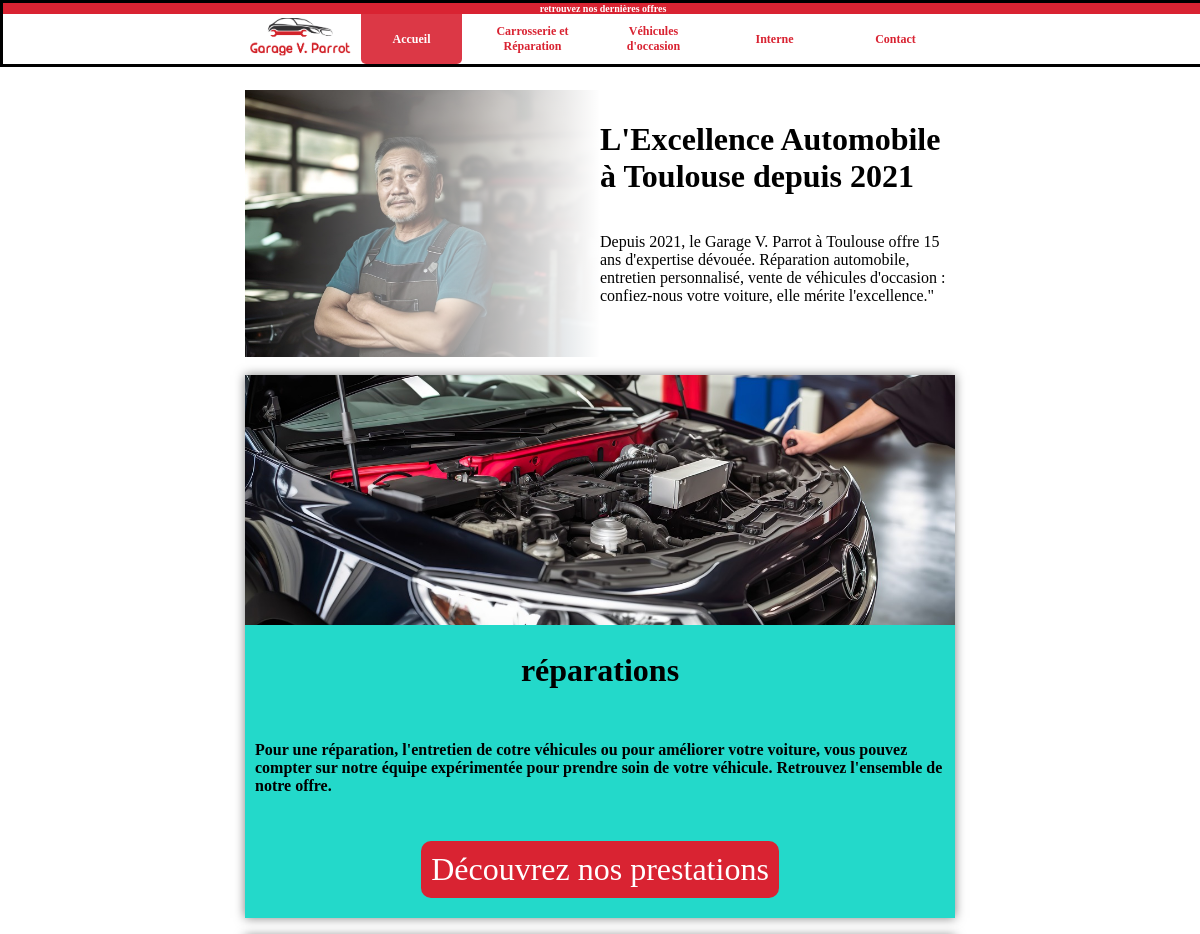
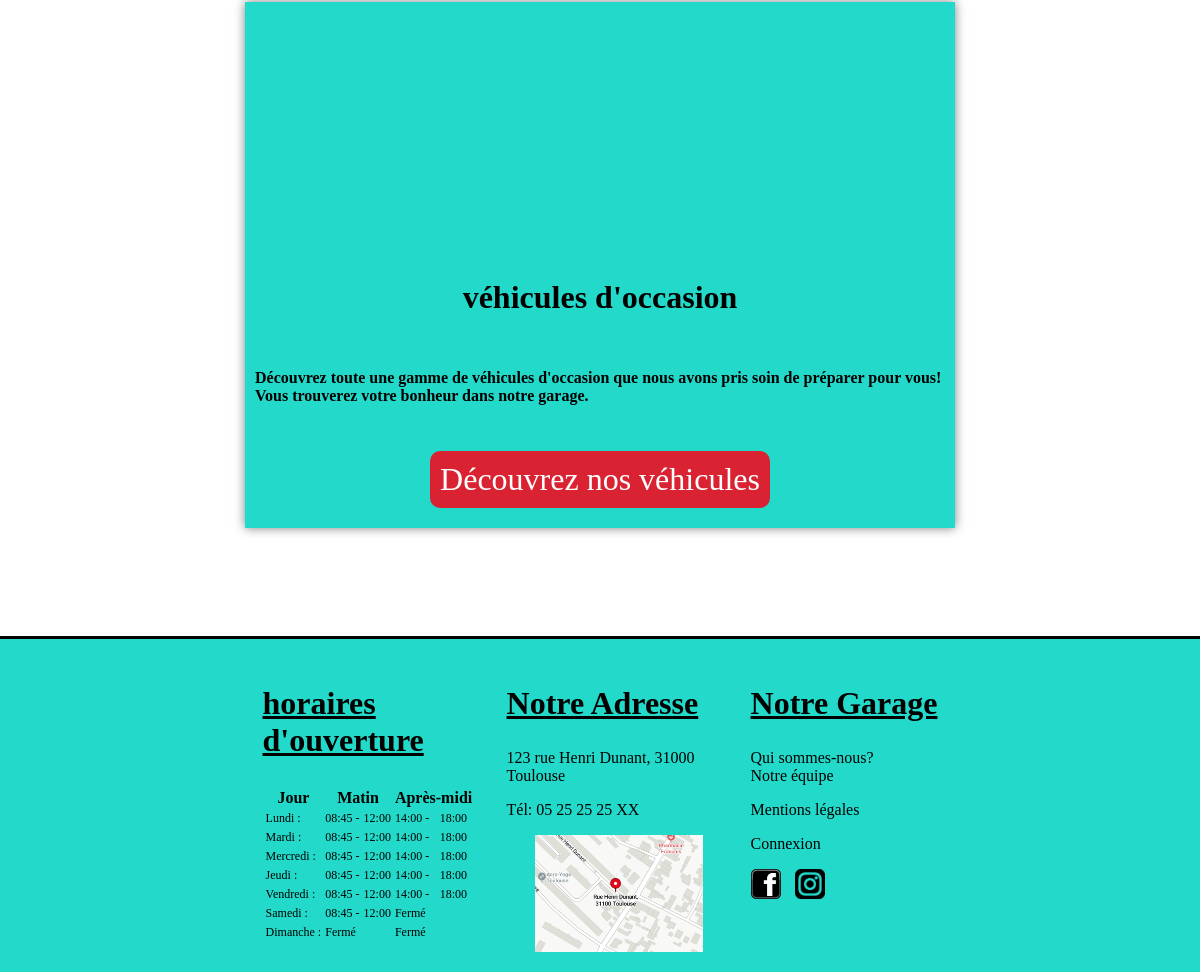
The page / on the database its author committed (2 pictures, top to bottom).
### tables this page shows
CREATE TABLE timetable (
  Id int(11) NOT NULL AUTO_INCREMENT PRIMARY KEY,
  Jour varchar(255) NOT NULL,
  okam tinyint(1) NOT NULL,
  opentimeam time DEFAULT NULL,
  closetimeam time DEFAULT NULL,
  okpm tinyint(1) NOT NULL,
  opentimepm time DEFAULT NULL,
  closetimepm time DEFAULT NULL
);

### index.php (the view, shortened to what this page needs)
<!DOCTYPE html>
<html lang="en">
<head>
    <link rel="stylesheet" href="CSS/headerfooter.css">
    <link rel="stylesheet" href="style.css">
</head>
<body>
    <header>
        <div class="topbar">
            retrouvez nos dernières offres
        </div>
        <div class="container flex">
            <div>
                <img class="logoParrot" src="ressources/images/logogarageVParrot01.png" alt="logo garage V.Parrot">
            </div>
            <nav>
                <ul class="flex">
                    <li class="selectedPage"><a href="index.php"> Accueil </a></li>
                    <li><a href="pages/reparations.php"> Carrosserie et Réparation </a></li>
                    <li><a href="pages/occasion.php"> Véhicules d'occasion </a></li>
                    <li><a href="pages/interne.php"> Interne </a></li>
                    <li><a href="pages/contact.php">Contact</a></li>
                </ul>
            </nav>
        </div>
    </header>
    <main>
        <div class="herosection flex">
            <div class="heropic flex">
                <img src="ressources/images/responsableGarage.jpg" alt="M.Parrot responsable du garage">
            </div>
            <div class="column">
                <h1 class="herotitle">L'Excellence Automobile à Toulouse depuis 2021</h1>
                <div class="herotext flex">
                    <p>Depuis 2021, le Garage V. Parrot à Toulouse offre 15 ans d'expertise dévouée. Réparation
                        automobile, entretien personnalisé, vente de véhicules d'occasion : confiez-nous votre voiture,
                        elle
                        mérite l'excellence."</p>
                </div>
            </div>
        </div>
        <br>
        <div class="section flex">
        <div>
                <img src="ressources/images/garage01.jpg" alt="voiture et garagiste">
            </div>
            <h2>réparations</h2>
            <p>Pour une réparation, l'entretien de cotre véhicules ou pour améliorer votre voiture, vous pouvez compter sur notre équipe expérimentée pour prendre soin de votre véhicule.
                Retrouvez l'ensemble de notre offre.
            </p>
            <a href="pages/reparations.php" class="button-link">Découvrez nos prestations</a>
        </div>
        <br>
        <div class="section flex">
            <div>
            </div>
            <h2>véhicules d'occasion</h2>
            <p>Découvrez toute une gamme de véhicules d'occasion que nous avons pris soin de préparer pour vous! Vous trouverez votre bonheur dans notre garage.</p>
            <a href="pages/occasion.php"class="button-link">Découvrez nos véhicules</a>
        </div>
        <br>
    </main>
    <footer>
    <div class="footer-container flex">
        <div id="timetable" class="footer-col">
            <h2>horaires d'ouverture</h2>
            <table >
                <thead>
                    <tr>
                        <th>Jour</th>
                        <th colspan="2">Matin</th>
                        <th colspan="2">Après-midi</th>
            <?php
                try{
                    $horairespdo = new PDO('mysql:host='.$dbHost.';dbname='.$dbName, $dbUsername, $dbPassword);
                    foreach ($horairespdo->query('SELECT jour, okam, DATE_FORMAT(opentimeam, "%H:%i") as opentimeam, DATE_FORMAT(closetimeam, "%H:%i") as closetimeam, okpm, DATE_FORMAT(opentimepm, "%H:%i") as opentimepm, DATE_FORMAT(closetimepm, "%H:%i") as closetimepm FROM timetable', PDO::FETCH_ASSOC) as $dayopentime) {
                        echo '<tr>';
                        echo '<td>'.$dayopentime['jour'].' : '.'</td>';
                        echo '<td>';
                        if ($dayopentime['okam']!==0){
                            echo $dayopentime['opentimeam'].' -'.'</td>'.'<td>'.$dayopentime['closetimeam'];
                        } else{
                            echo 'Fermé'.'</td>'.'<td>';
                        }
                        echo '</td>';
                        echo '<td>';
                        if ($dayopentime['okpm']!==0){
                            echo $dayopentime['opentimepm'].' -'.'</td>'.'<td>'.$dayopentime['closetimepm'];
                        } else{
                            echo 'Fermé'.'</td>'.'<td>';
                        }
                        echo'</td>';
                        echo '</tr>';
                    }
                } catch (PDOException $e) {
                    echo 'erreur lors de la connexion';
                }
            ?>
            </table>
        </div>
        <div id="Garagemap" class="footer-col">
            <h2>Notre Adresse</h2>
            <p>123 rue Henri Dunant, 31000 Toulouse</p>
            <p>Tél: 05 25 25 25 XX</p>
            <div class="flex garage-map">
                <img src="ressources/images/plan_garage.png" alt="plan de la ville">
            </div>
        </div>
        <div class="footer-col">
            <h2>Notre Garage</h2>
            <ul>
                <li><a href="">Qui sommes-nous?</a></li>
                <li><a href="">Notre équipe</a></li>
                <li><a href="">
                    <p>Mentions légales
                </a></li>
                <li><a href="">
                    <p>Connexion
                </a></li>
            </ul>
            <div class="social-icons">
                <img src="ressources/images/facebook-logo.png" alt="logo facebook">
                <img src="ressources/images/instagram-logo.png" alt="logo Instagram">
            </div>
        </div>
    </div>
</footer>
</body>
</html>

### CSS/headerfooter.css (style rules this page uses)
body { color:black; font-family: tahoma; padding:0; margin:0; display:flex; flex-direction:column; min-height:100vh; }
.flex { display:flex; }
.logoParrot { max-width: 101px; }
.topbar { background-color: #D92332; color : white; font-size: 10px; width:100%; margin: 0; padding: 0; text-align: center; }
header { font-weight: bold; font-size: 12px; background-color: white; border-color: black; border-style: solid; position: fixed; width:100%; z-index: 1000; }
.container { color :#D92332; justify-content: center; align-items:center; width:100%; }
nav ul { list-style-type: none; padding:0; margin:0; height:50px; }
nav ul li { display: flex; margin:0 10px; width: 101px; text-align: center; justify-content: center; align-items: center; border-radius: 0 0 5px 5px; transition: 0.5s; }
nav ul li a { text-decoration: none; color:#D92332; }
.selectedPage { background-color: #D92332; border-style: 1px solid black; opacity: 0.9; }
.selectedPage a { color:white; }
footer { background-color: #23D9CA; padding-top: 20px; padding-bottom: 20px; border-top:solid black; margin-top: auto; }
.footer-container { justify-content: center; }
.footer-col { width: calc(33.33%-20px); max-width: 224px; margin-right: 20px; }
footer h2 { text-decoration: underline; }
.footer-col ul { list-style: none; padding-inline-start: 0; }
.footer-col ul li a { color:black; text-decoration: none; }
.footer-col:last-child { margin-right:0; }
.footer-col img { width:75%; align-items: center; }
.garage-map { justify-content: center; }
.social-icons img { width: 30px; margin-right:10px; }
#timetable td { white-space: nowrap; font-size:12px; max-width:100%; }

### style.css (style rules this page uses)
main { margin: 0 auto; padding-top: 90px; padding-bottom: 90px; display:flex; flex-direction:column; margin-right: auto; margin-left:auto; max-width: 710px; flex-grow:1; }
.herosection { flex-direction: row; }
.heropic { width: 50%; align-items: center; justify-content: center; overflow: hidden; position: relative; }
.heropic::after { content: ""; position: absolute; top: 0; right: 0; bottom: 0; left: 0; background: linear-gradient(to right, rgba(255, 255, 255, 0), rgba(255, 255, 255, 1)); }
.heropic img { max-width: 100%; height:100%; object-fit:cover; background: linear-gradient(to right, rgba(255, 255, 255, 0.7), rgba(255, 255, 255, 0)); }
.column { flex:1; padding-top: 10px; padding-bottom: 10px; }
.herotext { flex-direction: column; justify-content: center; }
.section { flex-direction: column; justify-content: center; align-items: center; background-color:#23D9CA; box-shadow: 0px 0px 10px 0px rgba(0, 0, 0, 0.5); }
.section div { width:100%; height: 250px; overflow:hidden; position:relative; }
.section div img { position:absolute; bottom:-100px; max-width:100%; height:auto; object-fit:cover; object-position:bottom; }
h2 { font-size: xx-large; }
.section p { font-weight: bold; padding: 10px; }
.section a { text-decoration: none; background-color:#D92332; margin: 20px; padding:10px; font-size: 32px; border-radius: 10px; color: white; }
footer { background-color: #23D9CA; padding-top: 20px; padding-bottom: 20px; border-top:solid black; margin-top: auto; }
.footer-container { justify-content: center; }
.footer-col { width: calc(33.33%-20px); max-width: 224px; margin-right: 20px; }
footer h2 { text-decoration: underline; }
.footer-col ul { list-style: none; padding-inline-start: 0; }
.footer-col ul li a { color:black; text-decoration: none; }
.footer-col:last-child { margin-right:0; }
.footer-col img { width:75%; align-items: center; }
.garage-map { justify-content: center; }
.social-icons img { width: 30px; margin-right:10px; }

### rows shown on the page
timetable: Jour "Lundi", opentimeam "08:45", closetimeam "12:00", opentimepm "14:00", closetimepm "18:00"
timetable: Jour "Mardi", opentimeam "08:45", closetimeam "12:00", opentimepm "14:00", closetimepm "18:00"
timetable: Jour "Mercredi", opentimeam "08:45", closetimeam "12:00", opentimepm "14:00", closetimepm "18:00"
timetable: Jour "Jeudi", opentimeam "08:45", closetimeam "12:00", opentimepm "14:00", closetimepm "18:00"
timetable: Jour "Vendredi", opentimeam "08:45", closetimeam "12:00", opentimepm "14:00", closetimepm "18:00"
timetable: Jour "Samedi", opentimeam "08:45", closetimeam "12:00", okpm "Fermé"
timetable: Jour "Dimanche", okam "Fermé", okpm "Fermé"
